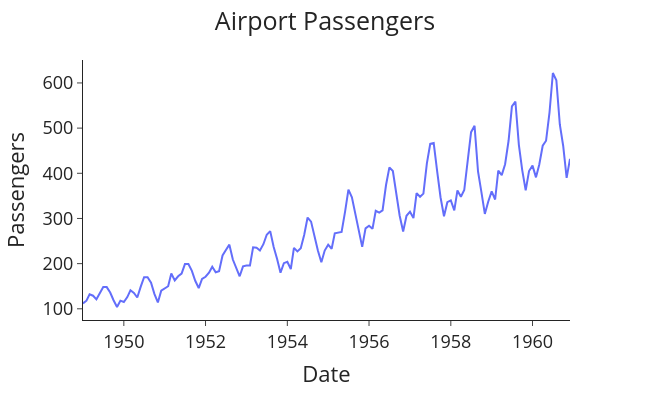

The cell this chart's notebook holds for it:
### Code cell
#Plotting to check how they are
plotting('Airport Passengers',  df, 'date', 'passengers', 'Date', 'Passengers')

### Figure 1 — Plotly figure (JSON) as saved in the notebook; plotly's stock layout.template omitted (floating-point values rounded to 4 significant figures; data arrays with more than 128 entries replaced by an {"elided": "..."} marker saying what was removed)
{"data": [{"hovertemplate": "Date=%{x}<br>Passengers=%{y}<extra></extra>", "legendgroup": "", "line": {"color": "#636efa", "dash": "solid"}, "marker": {"symbol": "circle"}, "mode": "lines", "name": "", "orientation": "v", "showlegend": false, "type": "scatter", "x": {"elided": "144 str values"}, "xaxis": "x", "y": {"elided": "144 int values"}, "yaxis": "y"}], "layout": {"font": {"size": 18}, "height": 400, "legend": {"tracegroupgap": 0}, "margin": {"t": 60}, "title": {"text": "Airport Passengers", "x": 0.5}, "width": 650, "xaxis": {"anchor": "y", "domain": [0, 1], "title": {"text": "Date"}}, "yaxis": {"anchor": "x", "domain": [0, 1], "title": {"text": "Passengers"}}}}
